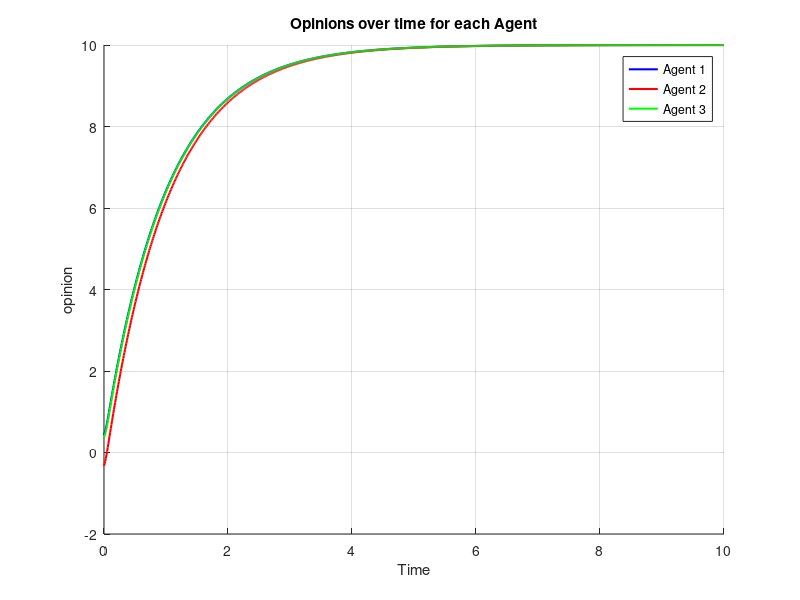

Write MATLAB code to recreate this figure.
clear

%% Parameters
N_a = 3;                %number of agents

dt = 0.01;              %timestep
n_timesteps = 1000;      %number of timesteps

% homogenious parameters

d = 1;
U = 10;
Alpha = 1;
Gamma = 0.1;


%homogenious so derive some matrixes based on general parameters

d = d*diag(ones(1, N_a));
b = zeros(N_a, 1);                  %no bias
U = U*diag(ones(1, N_a));

A = ones(N_a)-eye(N_a);               %maximally connected

opinions = zeros(N_a, 1, n_timesteps);

%% Initial opinions:

%random
opinions(:, 1, 1) = 2*rand(1, N_a)-1;

%% Simulation:
for timestep = 1:n_timesteps-1
    X = opinions(:, 1, timestep);
    X_dot = -d*X + b + U*(tanh((Alpha + Gamma*A)*X));
    
    opinions(:, :, timestep+1) = X + dt*X_dot;
end

%%Plotting

%plot opinions of agents over time
time = (0:n_timesteps-1) * dt;

% Colors for agents
colors = {'b', 'r', 'g'}; 

figure;
hold on;

% Loop over agents
for agent = 1:N_a
    plot(time, squeeze(opinions(agent, 1, :)), colors{agent}, 'LineWidth', 1.5);
end

xlabel('Time');
ylabel('opinion');
legend('Agent 1','Agent 2', 'Agent 3');
grid on;
title('Opinions over time for each Agent');
hold off;



